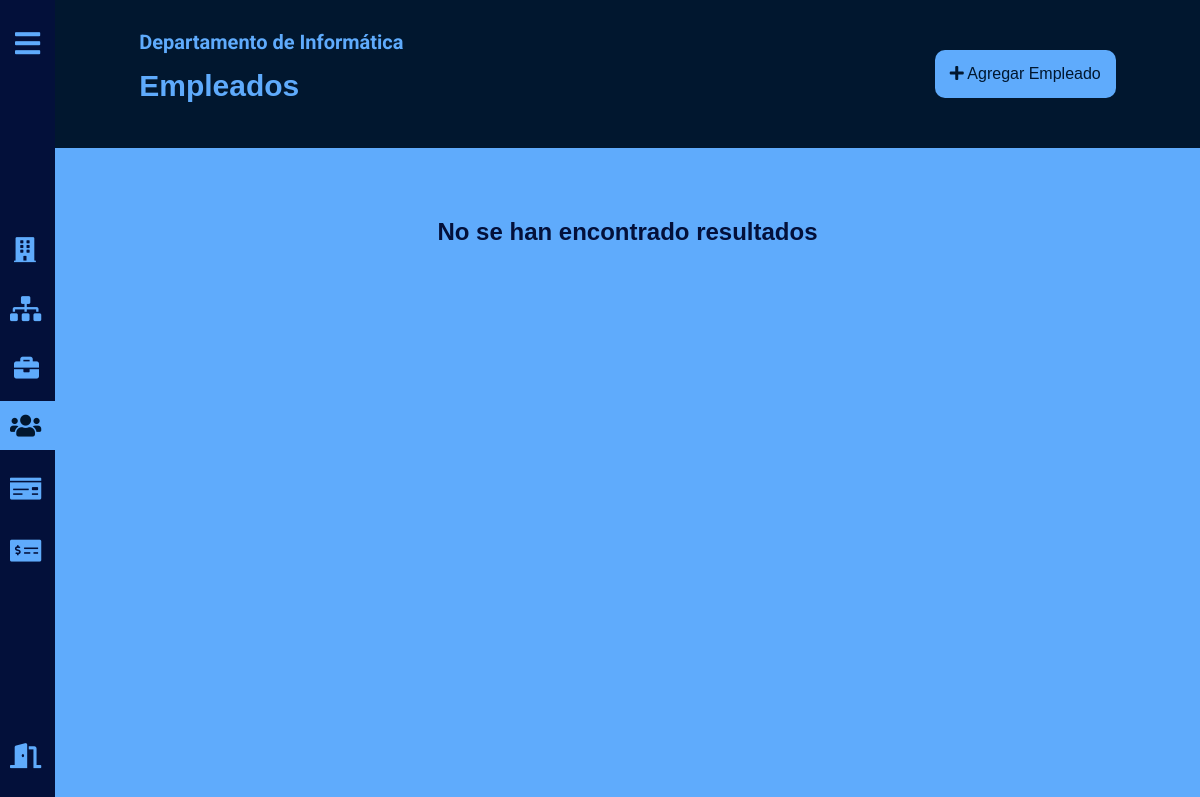
Before: /employees.php?department=1 (signed in) with the older database file.
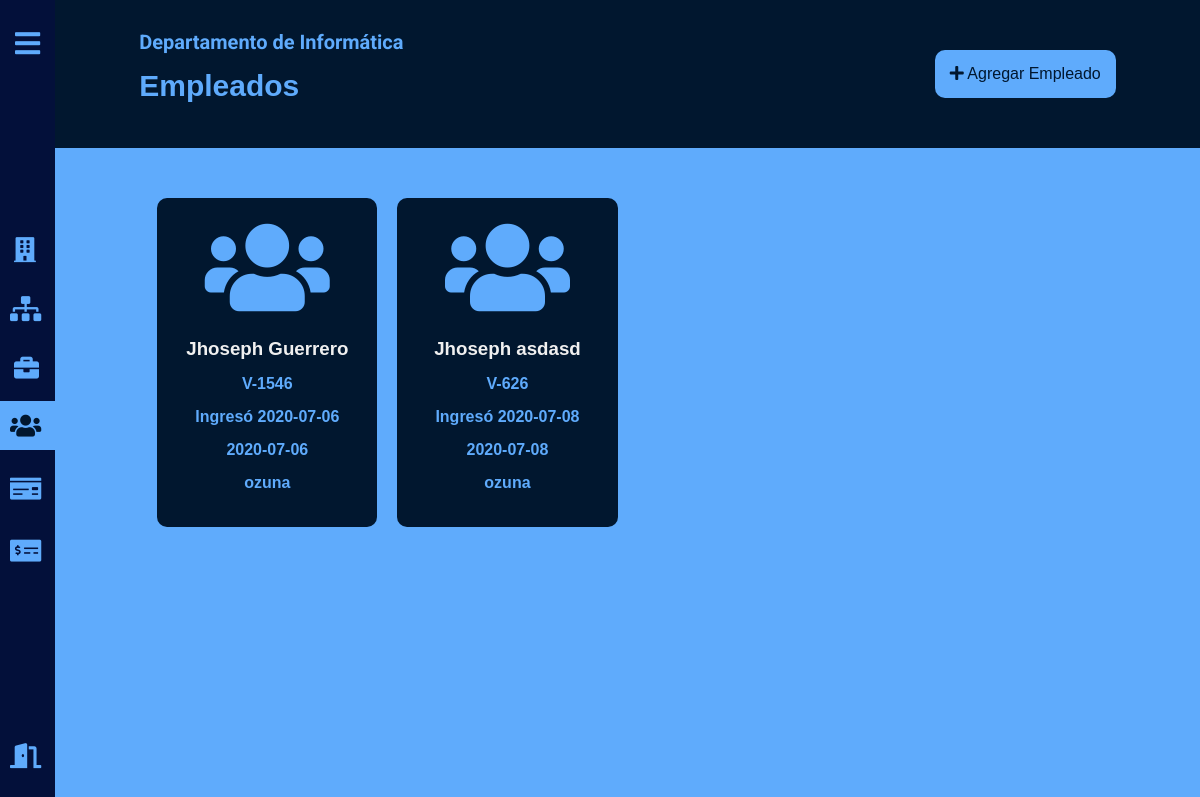
After: the same page with the newer database file.
### tables this page shows
CREATE TABLE `employees` (
  `id` int(11) NOT NULL,
  `name` varchar(45) NOT NULL,
  `dni` varchar(45) NOT NULL,
  `birthdate` date NOT NULL,
  `hiredate` date NOT NULL,
  `department_id` int(11) NOT NULL,
  `job_id` int(11) NOT NULL
);

CREATE TABLE `job` (
  `id` int(11) NOT NULL,
  `name` varchar(45) NOT NULL,
  `weekhours` int(10) UNSIGNED NOT NULL,
  `price_hour` decimal(10,2) NOT NULL,
  `department_id` int(11) NOT NULL
);

### employees.php (the view, shortened to what the changed rows need)
<?php
    include("db.php");
    if(isset($_GET['department'])){
        $id = $_GET['department'];
        $query = "SELECT *, employees.id as eid, employees.name as ename, job.name as job FROM employees INNER JOIN job ON employees.job_id = job.id where employees.department_id = $id";
        $result = $conn->query($query);
    }else{
        header("Location: admin.php");
    }
?>
<!DOCTYPE html>
<html lang="es">
<head>
    <link rel="stylesheet" href="https://use.fontawesome.com/releases/v5.13.0/css/solid.css">
    <link rel="stylesheet" href="https://use.fontawesome.com/releases/v5.13.0/css/fontawesome.css">
    <link rel="stylesheet" href="css/admin.min.css">
    <link rel="stylesheet" href="css/products.min.css">
    </body>
</head>
<body>
    <header class="header">
        <div class="container">
            <div class="dpt-name">
                <h2 class="enterprise">Departamento de Informática</h1>
                    <h2 class="department">Empleados</h2>
            </div>
        </div>
    </header>
    <main class="main">
        <div class="container">
            <ul class="products_list">
            <?php
                if ($result->num_rows > 0) {
                    while($row = $result->fetch_assoc()) { ?>
                        <li class="product" onclick="location.href='editEmployee.php?employee=<?php echo $row['eid'] ?>'">
                            <div class="product_imgbox">
                            <i class="product_imgbox_img fas fa-users"></i>
                            </div>
                            <div class="product_info">
                                <div class="product_info_titlebox">
                                    <h3 class="product_info_titlebox_title">
                                        <?php echo $row['ename'] ?>
                                    </h3>
                                    <div class="product_info_titlebox_price">
                                        V-<?php echo $row['dni'] ?>
                                    </div>
                                    <div class="product_info_titlebox_price">
                                    Ingresó <?php echo $row['hiredate'] ?>
                                    </div>
                                    <div class="product_info_titlebox_price">
                                    <?php echo $row['hiredate'] ?>
                                    </div>
                                    <div class="product_info_titlebox_price">
                                    <?php echo $row['job'] ?>
                                    </div>
                                </div>
                            </div>
                        </li>
                    <?php }
                    echo "</ul>";
                } else {
                    echo "</ul>";
                    echo "<h2>No se han encontrado resultados</h2>";
                } ?>
        </div>
    </main>
</body>
</html>

Changed rows visible on the page:
added employees: name "Jhoseph Guerrero", dni "1546", hiredate "2020-07-06", job.name "ozuna"
added employees: name "Jhoseph asdasd", dni "626", hiredate "2020-07-08", job.name "ozuna"
Other visible differences:
text no longer shown: "No se han encontrado resultados"
